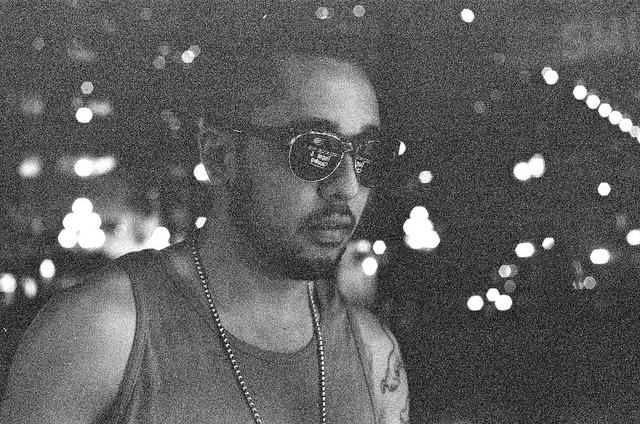
#> input picture img/22.jpg, 640 x 424 px
$ python Power.py
#> lines starting #> are read from the running program, lines starting #| are printed output that depends on the picture
import matplotlib.pyplot as plt
import cv2

def showImage(title, pos, effect = None):
    image = plt.subplot(pos)
    image.set_title(title)
    image.set_yticks([]), image.set_xticks([])
    image.imshow(cv2.cvtColor(img, cv2.COLOR_BGR2RGB), cmap = effect)

def calculateIntensity(image, plot):
    intervals = ()
    intensities = []
    for i in range(256):
        intervals = intervals + (i,)
        intensities.append(0)
    for y in range(image.shape[0]):
        for x in range(image.shape[1]):
            g = image[y, x]
            intensities[g] += 100/(image.shape[0] * image.shape[1])

    graph.set_title("Intensity")
    graph.set_xlabel("Intensity")
    plot.bar(intervals, intensities, align = "edge", width = 0.3)

def transformPow(image, fact):
    for y in range(image.shape[0]):
        for x in range(image.shape[1]):
            image[y,x] = (255/255**fact) * (image[y,x] ** fact)

imgName = input("Filename: ")
#> the answer given: img/22.jpg
intens = float(input("Type the value of the intensity factor: "))
#> the answer given: 3
img = cv2.imread(imgName)
#> img is the input picture: shape (424, 640, 3); min 0, max 255, mean 93.4
graph, graph2 = plt.subplot(224), plt.subplot(223)
img = cv2.cvtColor(img, cv2.COLOR_BGR2GRAY)
#> img: shape (424, 640)
showImage("Grayscale Image", 221, "gray")
calculateIntensity(img, graph2)
#> after the loop in calculateIntensity, `for y in range(image.shape[0]):`: intensities = 256 values, max 1.22 at index 73, min 0.00442 at index 3, mean 0.391
transformPow(img, intens)
#> after the loop in transformPow, `for y in range(image.shape[0]):`:
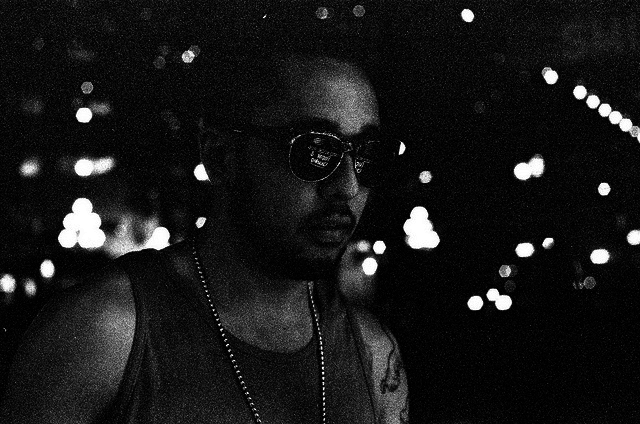
#> image: shape (424, 640); min 0, max 255, mean 23.1
showImage("Pow Image", 222)
calculateIntensity(img, graph)
plt.show()
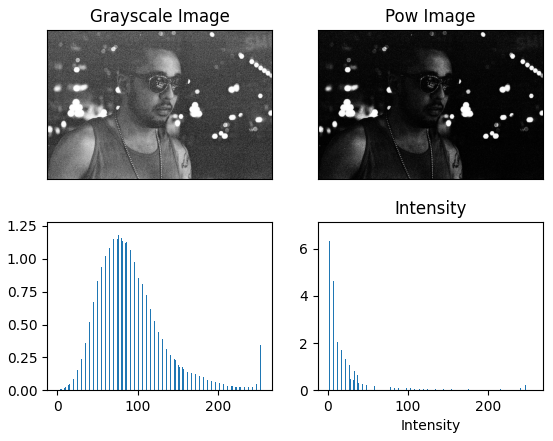
#> figure drawn by matplotlib, 4 panels; panel 1: tallest bar 6.78 high, from x = 1 to 1.3; panel 2: tallest bar 1.22 high, from x = 73 to 73.3

$ run again, on img/bike.jpg
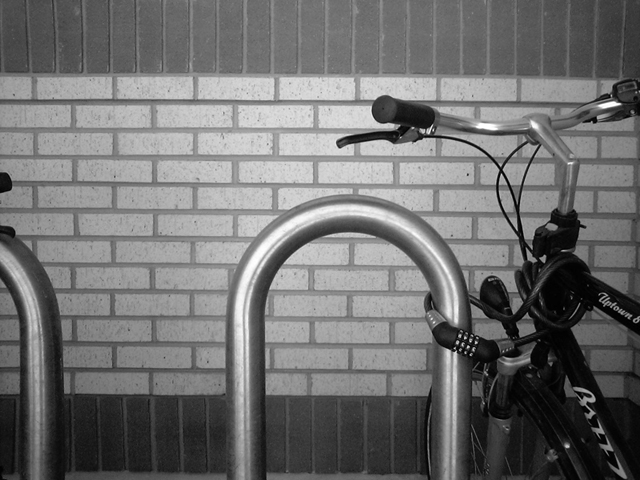
#> input picture img/bike.jpg, 640 x 480 px
#> img is the input picture: shape (480, 640, 3); min 0, max 255, mean 112.2
#> img: shape (480, 640)
#> after the loop in calculateIntensity, `for y in range(image.shape[0]):`: intensities = 256 values, max 0.838 at index 113, min 0.00846 at index 253, mean 0.391
#> after the loop in transformPow, `for y in range(image.shape[0]):`:
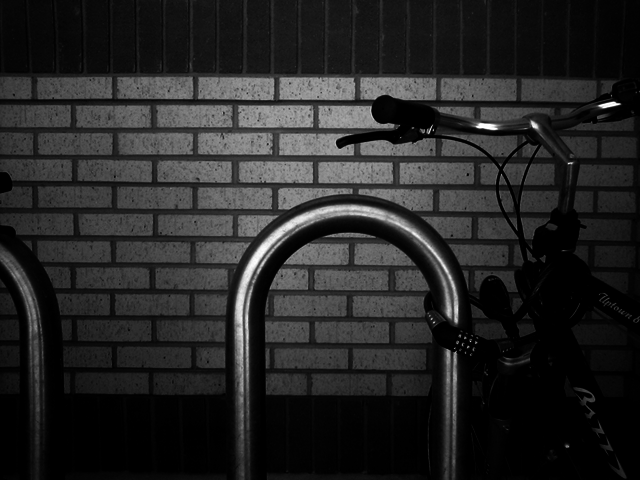
#> image: shape (480, 640); min 0, max 255, mean 37.5
#> `plt.show()`:
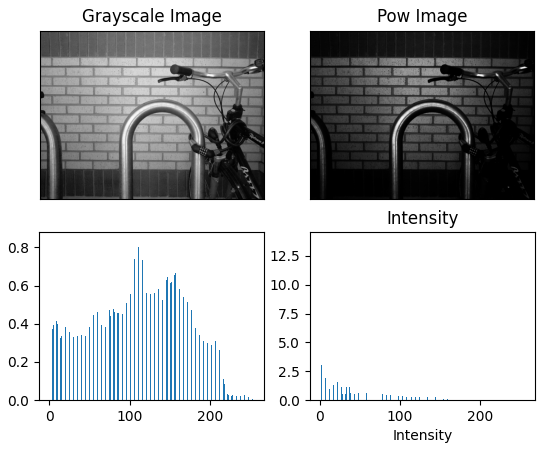
#> figure drawn by matplotlib, 4 panels; panel 1: tallest bar 13.84 high, from x = 0 to 0.3; panel 2: tallest bar 0.838 high, from x = 113 to 113.3

$ run again, on img/boo.jpg
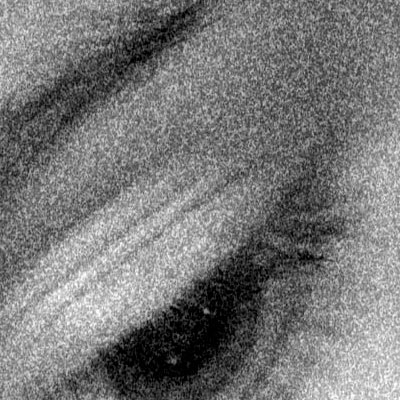
#> input picture img/boo.jpg, 400 x 400 px
#> img is the input picture: shape (400, 400, 3); min 0, max 255, mean 119.1
#> img: shape (400, 400)
#> after the loop in calculateIntensity, `for y in range(image.shape[0]):`: intensities = 256 values, max 0.966 at index 0, min 0.00438 at index 252, mean 0.391
#> after the loop in transformPow, `for y in range(image.shape[0]):`:
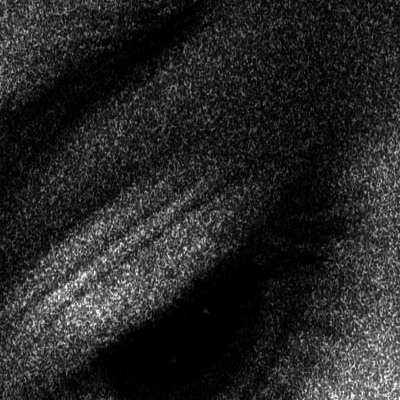
#> image: shape (400, 400); min 0, max 255, mean 38.5
#> `plt.show()`:
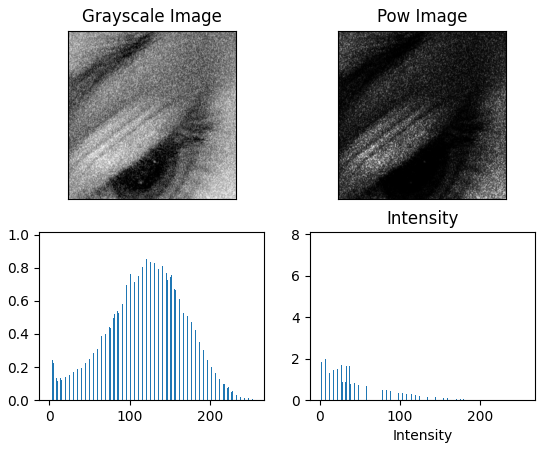
#> figure drawn by matplotlib, 4 panels; panel 1: tallest bar 7.71 high, from x = 0 to 0.3; panel 2: tallest bar 0.966 high, from x = 0 to 0.3
